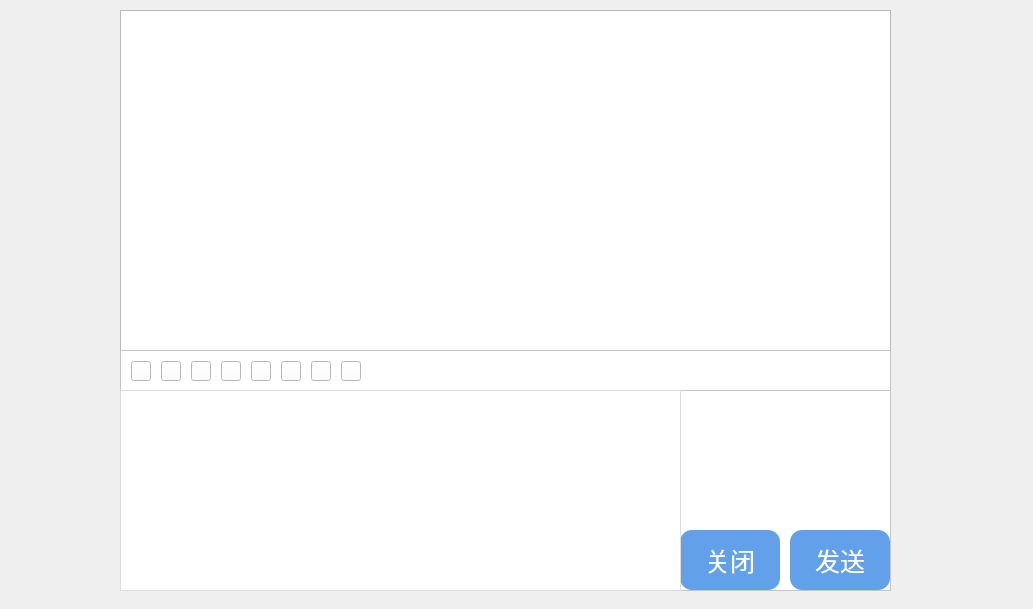
   <widget class="QWidget" name="page_3">
    <widget class="QLabel" name="labelBg3">
     <property name="geometry">
      <rect>
       <x>0</x>
       <y>0</y>
       <width>1024</width>
       <height>600</height>
      </rect>
     </property>
     <property name="minimumSize">
      <size>
       <width>1024</width>
       <height>600</height>
      </size>
     </property>
     <property name="styleSheet">
      <string notr="true">border-image: url(:/images/7a502912283b24972c24079b3c0bbbd4.jpeg);</string>
     </property>
     <property name="text">
      <string/>
     </property>
    </widget>
    <widget class="QTextEdit" name="textChatDisplay">
     <property name="geometry">
      <rect>
       <x>120</x>
       <y>10</y>
       <width>771</width>
       <height>341</height>
      </rect>
     </property>
    </widget>
    <widget class="QFrame" name="frameChatInput">
     <property name="geometry">
      <rect>
       <x>120</x>
       <y>350</y>
       <width>771</width>
       <height>241</height>
      </rect>
     </property>
     <property name="styleSheet">
      <string notr="true">background-color: rgb(255, 255, 255);</string>
     </property>
     <property name="frameShape">
      <enum>QFrame::StyledPanel</enum>
     </property>
     <property name="frameShadow">
      <enum>QFrame::Raised</enum>
     </property>
     <widget class="QPushButton" name="btnClose">
      <property name="geometry">
       <rect>
        <x>560</x>
        <y>180</y>
        <width>100</width>
        <height>60</height>
       </rect>
      </property>
      <property name="minimumSize">
       <size>
        <width>100</width>
        <height>60</height>
       </size>
      </property>
      <property name="maximumSize">
       <size>
        <width>100</width>
        <height>60</height>
       </size>
      </property>
      <property name="styleSheet">
       <string notr="true">border-radius:12px;
border:none solid #cccccc;
padding:4px;
font-size:25px;
color: rgb(255, 255, 255);
background-color: rgb(98, 160, 234);</string>
      </property>
      <property name="text">
       <string>关闭</string>
      </property>
     </widget>
     <widget class="QPushButton" name="btnSend">
      <property name="geometry">
       <rect>
        <x>670</x>
        <y>180</y>
        <width>100</width>
        <height>60</height>
       </rect>
      </property>
      <property name="minimumSize">
       <size>
        <width>100</width>
        <height>60</height>
       </size>
      </property>
      <property name="styleSheet">
       <string notr="true">#btnSend {
    border: none;
	background-color: rgb(98, 160, 234);
	border-radius:12px;
	border:none solid #cccccc;
	padding:4px;
	font-size:25px;
	color: rgb(255, 255, 255);
}
#btnSend::pressed {
    border: none;
	color: rgb(255, 255, 255);
	background-color: rgb(28, 113, 216);
border-radius:12px;
border:none solid #cccccc;
padding:4px;
font-size:25px;
color: rgb(255, 255, 255);
}
</string>
      </property>
      <property name="text">
       <string>发送</string>
      </property>
     </widget>
     <widget class="QFrame" name="frameToolbar">
      <property name="geometry">
       <rect>
        <x>0</x>
        <y>0</y>
        <width>771</width>
        <height>41</height>
       </rect>
      </property>
      <property name="frameShape">
       <enum>QFrame::StyledPanel</enum>
      </property>
      <property name="frameShadow">
       <enum>QFrame::Raised</enum>
      </property>
      <layout class="QHBoxLayout" name="layoutToolbar">
       <property name="spacing">
        <number>10</number>
       </property>
       <property name="leftMargin">
        <number>10</number>
       </property>
       <property name="topMargin">
        <number>10</number>
       </property>
       <property name="rightMargin">
        <number>10</number>
       </property>
       <property name="bottomMargin">
        <number>10</number>
       </property>
       <item>
        <widget class="QPushButton" name="btnToolSearch">
         <property name="minimumSize">
          <size>
           <width>20</width>
           <height>20</height>
          </size>
         </property>
         <property name="maximumSize">
          <size>
           <width>20</width>
           <height>20</height>
          </size>
         </property>
         <property name="styleSheet">
          <string notr="true">border-image: url(:/qq/controls/res/qq/controls/buttons/btn_search.svg);</string>
         </property>
         <property name="text">
          <string/>
         </property>
        </widget>
       </item>
       <item>
        <widget class="QPushButton" name="btnToolNews">
         <property name="minimumSize">
          <size>
           <width>20</width>
           <height>20</height>
          </size>
         </property>
         <property name="maximumSize">
          <size>
           <width>20</width>
           <height>20</height>
          </size>
         </property>
         <property name="styleSheet">
          <string notr="true">border-image: url(:/qq/controls/res/qq/controls/functions/news_icon.svg);</string>
         </property>
         <property name="text">
          <string/>
         </property>
        </widget>
       </item>
       <item>
        <widget class="QPushButton" name="btnToolEmoji">
         <property name="minimumSize">
          <size>
           <width>20</width>
           <height>20</height>
          </size>
         </property>
         <property name="maximumSize">
          <size>
           <width>20</width>
           <height>20</height>
          </size>
         </property>
         <property name="styleSheet">
          <string notr="true">border-image: url(:/qq/controls/res/qq/controls/icons/icon_emoji.svg);</string>
         </property>
         <property name="text">
          <string/>
         </property>
        </widget>
       </item>
       <item>
        <widget class="QPushButton" name="btnToolCopy">
         <property name="minimumSize">
          <size>
           <width>20</width>
           <height>20</height>
          </size>
         </property>
         <property name="maximumSize">
          <size>
           <width>20</width>
           <height>20</height>
          </size>
         </property>
         <property name="styleSheet">
          <string notr="true">border-image: url(:/qq/controls/res/qq/controls/icons/icon_copy.svg);</string>
         </property>
         <property name="text">
          <string/>
         </property>
        </widget>
       </item>
       <item>
        <widget class="QPushButton" name="btnToolShake">
         <property name="minimumSize">
          <size>
           <width>20</width>
           <height>20</height>
          </size>
         </property>
         <property name="maximumSize">
          <size>
           <width>20</width>
           <height>20</height>
          </size>
         </property>
         <property name="styleSheet">
          <string notr="true">border-image: url(:/qq/controls/res/qq/controls/icons/icon_shake.svg);</string>
         </property>
         <property name="text">
          <string/>
         </property>
        </widget>
       </item>
       <item>
        <widget class="QPushButton" name="btnToolVideo">
         <property name="minimumSize">
          <size>
           <width>20</width>
           <height>20</height>
          </size>
         </property>
         <property name="maximumSize">
          <size>
           <width>20</width>
           <height>20</height>
          </size>
         </property>
         <property name="styleSheet">
          <string notr="true">border-image: url(:/qq/controls/res/qq/controls/icons/icon_video.svg);</string>
         </property>
         <property name="text">
          <string/>
         </property>
        </widget>
       </item>
       <item>
        <widget class="QPushButton" name="btnToolVoice">
         <property name="minimumSize">
          <size>
           <width>20</width>
           <height>20</height>
          </size>
         </property>
         <property name="maximumSize">
          <size>
           <width>20</width>
           <height>20</height>
          </size>
         </property>
         <property name="styleSheet">
          <string notr="true">border-image: url(:/qq/controls/res/qq/controls/icons/icon_voice.svg);</string>
         </property>
         <property name="text">
          <string/>
         </property>
        </widget>
       </item>
       <item>
        <widget class="QPushButton" name="btnToolCut">
         <property name="minimumSize">
          <size>
           <width>20</width>
           <height>20</height>
          </size>
         </property>
         <property name="maximumSize">
          <size>
           <width>20</width>
           <height>20</height>
          </size>
         </property>
         <property name="styleSheet">
          <string notr="true">border-image: url(:/qq/controls/res/qq/controls/icons/icon_cut.svg);</string>
         </property>
         <property name="text">
          <string/>
         </property>
        </widget>
       </item>
       <item>
        <spacer name="horizontalSpacer">
         <property name="orientation">
          <enum>Qt::Horizontal</enum>
         </property>
         <property name="sizeHint" stdset="0">
          <size>
           <width>40</width>
           <height>20</height>
          </size>
         </property>
        </spacer>
       </item>
      </layout>
     </widget>
     <widget class="QTextEdit" name="textMessageInput">
      <property name="geometry">
       <rect>
        <x>0</x>
        <y>40</y>
        <width>771</width>
        <height>201</height>
       </rect>
      </property>
     </widget>
     <widget class="QListWidget" name="listEmojis">
      <property name="geometry">
       <rect>
        <x>0</x>
        <y>40</y>
        <width>561</width>
        <height>201</height>
       </rect>
      </property>
      <property name="styleSheet">
       <string notr="true">QListWidget{
	background-color::#ffffff;
	border:1px solid #dddddd;
boder-radius 8px;
}
QListWidget::item{
	font-size:24px;
}
QListWidget::item:hover{
	background-color:#e8e8e8;
border-radius:4px
}
QListWidget::horizontalScrollbar{
height:0px;
}


</string>
      </property>
      <property name="movement">
       <enum>QListView::Static</enum>
      </property>
      <property name="resizeMode">
       <enum>QListView::Adjust</enum>
      </property>
      <property name="spacing">
       <number>6</number>
      </property>
      <property name="gridSize">
       <size>
        <width>40</width>
        <height>40</height>
       </size>
      </property>
      <property name="viewMode">
       <enum>QListView::IconMode</enum>
      </property>
      <property name="uniformItemSizes">
       <bool>true</bool>
      </property>
      <item>
       <property name="text">
        <string/>
       </property>
       <property name="icon">
        <iconset resource="res.qrc">
         <normaloff>:/qq/controls/res/qq/controls/emojis/emoji_angry.svg</normaloff>:/qq/controls/res/qq/controls/emojis/emoji_angry.svg</iconset>
       </property>
      </item>
      <item>
       <property name="text">
        <string/>
       </property>
       <property name="icon">
        <iconset resource="res.qrc">
         <normaloff>:/qq/controls/res/qq/controls/emojis/emoji_cool.svg</normaloff>:/qq/controls/res/qq/controls/emojis/emoji_cool.svg</iconset>
       </property>
      </item>
      <item>
       <property name="text">
        <string/>
       </property>
       <property name="icon">
        <iconset resource="res.qrc">
         <normaloff>:/qq/controls/res/qq/controls/emojis/emoji_cry.svg</normaloff>:/qq/controls/res/qq/controls/emojis/emoji_cry.svg</iconset>
       </property>
      </item>
      <item>
       <property name="text">
        <string/>
       </property>
       <property name="icon">
        <iconset resource="res.qrc">
         <normaloff>:/qq/controls/res/qq/controls/emojis/emoji_laugh.svg</normaloff>:/qq/controls/res/qq/controls/emojis/emoji_laugh.svg</iconset>
       </property>
      </item>
      <item>
       <property name="text">
        <string/>
       </property>
       <property name="icon">
        <iconset resource="res.qrc">
         <normaloff>:/qq/controls/res/qq/controls/emojis/emoji_love.svg</normaloff>:/qq/controls/res/qq/controls/emojis/emoji_love.svg</iconset>
       </property>
      </item>
      <item>
       <property name="text">
        <string/>
       </property>
       <property name="icon">
        <iconset resource="res.qrc">
         <normaloff>:/qq/controls/res/qq/controls/emojis/emoji_sleep.svg</normaloff>:/qq/controls/res/qq/controls/emojis/emoji_sleep.svg</iconset>
       </property>
      </item>
      <item>
       <property name="text">
        <string/>
       </property>
       <property name="icon">
        <iconset resource="res.qrc">
         <normaloff>:/qq/controls/res/qq/controls/emojis/emoji_smile.svg</normaloff>:/qq/controls/res/qq/controls/emojis/emoji_smile.svg</iconset>
       </property>
      </item>
      <item>
       <property name="text">
        <string/>
       </property>
       <property name="icon">
        <iconset resource="res.qrc">
         <normaloff>:/qq/controls/res/qq/controls/emojis/emoji_surprise.svg</normaloff>:/qq/controls/res/qq/controls/emojis/emoji_surprise.svg</iconset>
       </property>
      </item>
      <item>
       <property name="text">
        <string/>
       </property>
       <property name="icon">
        <iconset resource="res.qrc">
         <normaloff>:/qq/controls/res/qq/controls/emojis/emoji_sweat.svg</normaloff>:/qq/controls/res/qq/controls/emojis/emoji_sweat.svg</iconset>
       </property>
      </item>
      <item>
       <property name="text">
        <string/>
       </property>
       <property name="icon">
        <iconset theme="emblem-symbolic-link">
         <normaloff>.</normaloff>.</iconset>
       </property>
      </item>
      <item>
       <property name="text">
        <string/>
       </property>
       <property name="icon">
        <iconset theme="applications-office">
         <normaloff>.</normaloff>.</iconset>
       </property>
      </item>
      <item>
       <property name="text">
        <string/>
       </property>
       <property name="icon">
        <iconset theme="address-book-new">
         <normaloff>.</normaloff>.</iconset>
       </property>
      </item>
      <item>
       <property name="text">
        <string/>
       </property>
       <property name="icon">
        <iconset theme="accessories-calculator">
         <normaloff>.</normaloff>.</iconset>
       </property>
      </item>
      <item>
       <property name="text">
        <string/>
       </property>
       <property name="icon">
        <iconset theme="camera-photo">
         <normaloff>.</normaloff>.</iconset>
       </property>
      </item>
      <item>
       <property name="text">
        <string/>
       </property>
       <property name="icon">
        <iconset theme="document-save">
         <normaloff>.</normaloff>.</iconset>
       </property>
      </item>
      <item>
       <property name="text">
        <string/>
       </property>
       <property name="icon">
        <iconset theme="document-open-recent">
         <normaloff>.</normaloff>.</iconset>
       </property>
      </item>
      <item>
       <property name="text">
        <string/>
       </property>
       <property name="icon">
        <iconset theme="applications-games">
         <normaloff>.</normaloff>.</iconset>
       </property>
      </item>
      <item>
       <property name="text">
        <string/>
       </property>
       <property name="icon">
        <iconset theme="battery">
         <normaloff>.</normaloff>.</iconset>
       </property>
      </item>
      <item>
       <property name="text">
        <string/>
       </property>
       <property name="icon">
        <iconset theme="dialog-warning">
         <normaloff>.</normaloff>.</iconset>
       </property>
      </item>
      <item>
       <property name="text">
        <string/>
       </property>
       <property name="icon">
        <iconset theme="document-open">
         <normaloff>.</normaloff>.</iconset>
       </property>
      </item>
      <item>
       <property name="text">
        <string/>
       </property>
       <property name="icon">
        <iconset resource="res.qrc">
         <normaloff>:/qq/controls/res/qq/controls/emojis/emoji_panel_bg.svg</normaloff>:/qq/controls/res/qq/controls/emojis/emoji_panel_bg.svg</iconset>
       </property>
      </item>
     </widget>
     <zorder>textMessageInput</zorder>
     <zorder>btnClose</zorder>
     <zorder>btnSend</zorder>
     <zorder>frameToolbar</zorder>
     <zorder>listEmojis</zorder>
    </widget>
   </widget>
